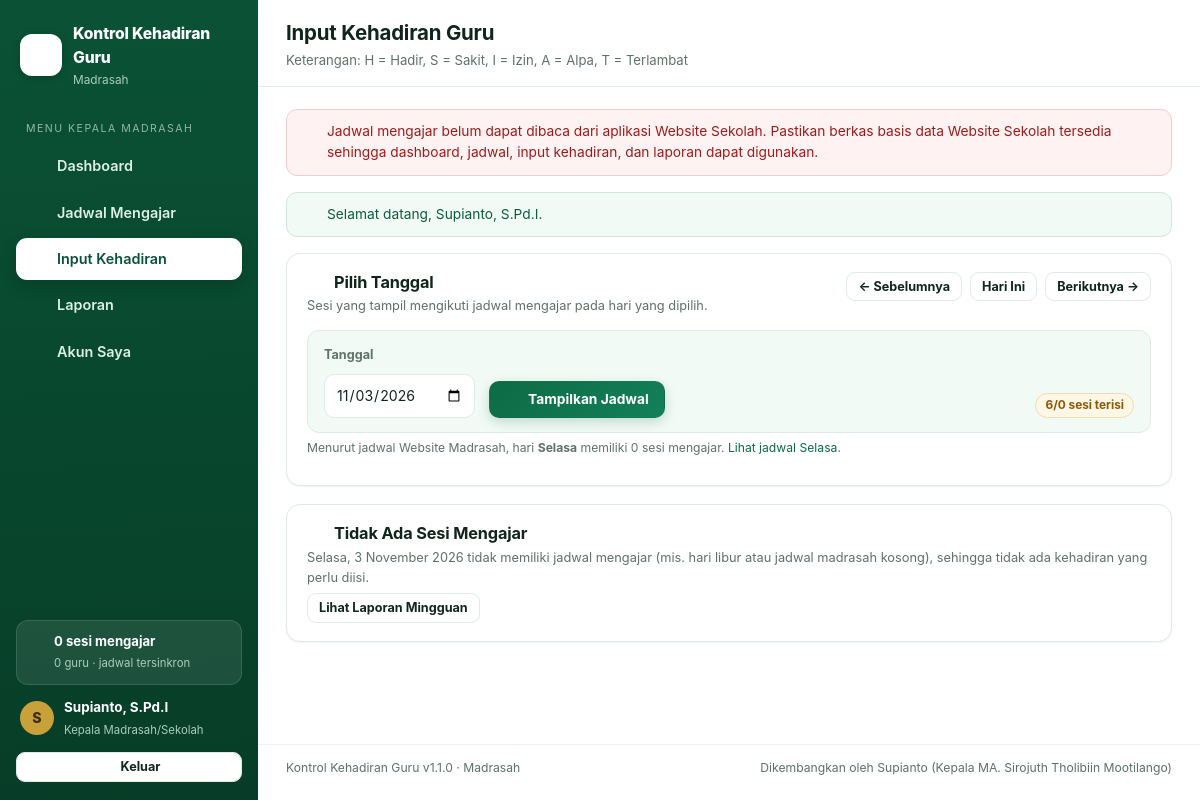
The page /kehadiran.php (signed in) on the database its author committed.
### tables this page shows
CREATE TABLE users (
            id INTEGER PRIMARY KEY AUTOINCREMENT,
            nama TEXT NOT NULL DEFAULT '',
            username TEXT NOT NULL UNIQUE,
            sandi TEXT NOT NULL,
            role TEXT NOT NULL DEFAULT 'kepala',
            aktif INTEGER NOT NULL DEFAULT 1,
            foto TEXT DEFAULT '',
            dibuat TEXT,
            diubah TEXT,
            login_terakhir TEXT
        );

### inc/helpers.php (called while the page is built, shortened)
<?php
function e($v): string
{
    return htmlspecialchars((string) $v, ENT_QUOTES | ENT_SUBSTITUTE, 'UTF-8');
}
function flash_take(): array
{
    $f = $_SESSION['flash'] ?? [];
    return is_array($f) ? $f : [];
}
function current_user(): ?array
{
    static $u = null;
    static $sudah = false;
    if ($sudah) {
        return $u;
    }
    $sudah = true;
    $id = (int) ($_SESSION['uid'] ?? 0);
    $row = one('SELECT * FROM users WHERE id = ? AND aktif = 1', [$id]);
    return $u = $row;
}
function role_label(?array $u = null): string
{
    $u = $u ?? current_user();
    return (string) ($u['role'] ?? 'kepala') === 'kepala' ? 'Kepala Madrasah/Sekolah' : 'Pengguna';
}
function require_login(): array
{
    $u = current_user();
    $u['nama'] = selaras_nama_kepala($u);
    return $u;
}
function selaras_nama_kepala(array $u): string
{
    $nama = trim((string) ($u['nama'] ?? ''));
    if ($nama !== 'Kepala Madrasah' || !function_exists('kepala_nama')) {
        return $nama;
    }
    $kepala = kepala_nama();
    return $kepala;
}
function nama_pengguna(?array $u = null): string
{
    $u = $u ?? current_user();
    return trim((string) ($u['nama'] ?? '')) !== '' ? (string) $u['nama'] : (string) ($u['username'] ?? 'Kepala Madrasah');
}

### inc/db.php (called while the page is built, shortened)
<?php
require_once __DIR__ . '/helpers.php';
function db(): PDO
{
    static $pdo = null;
    if ($pdo instanceof PDO) {
        return $pdo;
    }
    $pdo = new PDO('sqlite:' . DB_FILE, null, null, [
        PDO::ATTR_ERRMODE            => PDO::ERRMODE_EXCEPTION,
        PDO::ATTR_DEFAULT_FETCH_MODE => PDO::FETCH_ASSOC,
    ]);
    $pdo->exec('PRAGMA busy_timeout = 5000');
    $pdo->exec('PRAGMA journal_mode = WAL');
    $pdo->exec('PRAGMA synchronous = NORMAL');
    ensure_schema($pdo);
    $pdo->exec('PRAGMA foreign_keys = ON');
    return $pdo;
}
function q(string $sql, array $params = []): PDOStatement
{
    $st = db()->prepare($sql);
    $st->execute($params);
    return $st;
}
function all(string $sql, array $params = []): array
{
    return q($sql, $params)->fetchAll();
}
function one(string $sql, array $params = []): ?array
{
    $row = q($sql, $params)->fetch();
    return $row === false ? null : $row;
}
function db_has_column(PDO $pdo, string $table, string $column): bool
{
    foreach ($pdo->query('PRAGMA table_info(' . $table . ')') as $r) {
        if (strcasecmp((string) $r['name'], $column) === 0) {
            return true;
        }
    }
    return false;
}
function db_add_column(PDO $pdo, string $table, string $column, string $definition): void
{
    if (!db_has_column($pdo, $table, $column)) {
        $pdo->exec('ALTER TABLE ' . $table . ' ADD COLUMN ' . $column . ' ' . $definition);
    }
}
function skema_terkini(PDO $pdo): bool
{
    $penanda = @file_get_contents(dirname(DB_FILE) . '/.schema_ok');
    if (trim((string) $penanda) !== SCHEMA_VERSION) {
        return false;
    }
    return true;
}
function ensure_schema(PDO $pdo): void
{
    $pdo->exec('BEGIN IMMEDIATE');
    try {
        $pdo->exec("CREATE TABLE IF NOT EXISTS users (
            id INTEGER PRIMARY KEY AUTOINCREMENT,
            nama TEXT NOT NULL DEFAULT '',
            username TEXT NOT NULL UNIQUE,
            sandi TEXT NOT NULL,
            role TEXT NOT NULL DEFAULT 'kepala',
            aktif INTEGER NOT NULL DEFAULT 1,
            foto TEXT DEFAULT '',
            dibuat TEXT,
            diubah TEXT,
            login_terakhir TEXT
        )");
        $pdo->exec("CREATE TABLE IF NOT EXISTS kehadiran (
            id INTEGER PRIMARY KEY AUTOINCREMENT,
            tanggal TEXT NOT NULL,
            hari TEXT NOT NULL DEFAULT '',
            jadwal_id INTEGER NOT NULL,
            guru TEXT NOT NULL DEFAULT '',
            guru_key TEXT NOT NULL DEFAULT '',
            kelas TEXT NOT NULL DEFAULT '',
            mapel TEXT NOT NULL DEFAULT '',
            jam_ke INTEGER NOT NULL DEFAULT 0,
            waktu TEXT NOT NULL DEFAULT '',
            status TEXT NOT NULL DEFAULT 'H',
            catatan TEXT NOT NULL DEFAULT '',
            dicatat_oleh INTEGER,
            dicatat_pada TEXT,
            diubah TEXT,
            UNIQUE (tanggal, jadwal_id)
        )");
        $pdo->exec('CREATE INDEX IF NOT EXISTS idx_kehadiran_tanggal ON kehadiran (tanggal)');
        $pdo->exec('CREATE INDEX IF NOT EXISTS idx_kehadiran_guru ON kehadiran (guru_key, tanggal)');
        db_add_column($pdo, 'users', 'foto', "TEXT DEFAULT ''");
        db_add_column($pdo, 'users', 'login_terakhir', 'TEXT');
        db_add_column($pdo, 'kehadiran', 'guru_key', "TEXT NOT NULL DEFAULT ''");
        db_add_column($pdo, 'kehadiran', 'catatan', "TEXT NOT NULL DEFAULT ''");
        db_add_column($pdo, 'kehadiran', 'dicatat_oleh', 'INTEGER');
        $jumlah = (int) $pdo->query('SELECT COUNT(*) FROM users')->fetchColumn();
        $pdo->exec('COMMIT');
    } catch (Throwable $ex) {
        $pdo->exec('ROLLBACK');
        throw $ex;
    }
}

### inc/sekolah.php (called while the page is built, shortened)
<?php
function sekolah_db(): ?PDO
{
    static $pdo = null;
    static $dicoba = false;
    if ($dicoba) {
        return $pdo;
    }
    $dicoba = true;
    if (!is_file(SEKOLAH_DB) || !is_readable(SEKOLAH_DB)) {
        return $pdo = null;
    }
    return $pdo;
}
function sekolah_siap(): bool
{
    return sekolah_db() instanceof PDO;
}
function sk_one(string $sql, array $params = []): ?array
{
    $pdo = sekolah_db();
    if (!$pdo) {
        return null;
    }
}
function sk_all(string $sql, array $params = []): array
{
    $pdo = sekolah_db();
    if (!$pdo) {
        return [];
    }
}
function sekolah_row(): array
{
    static $row = null;
    if (is_array($row)) {
        return $row;
    }
    $r = sk_one('SELECT * FROM sekolah ORDER BY id LIMIT 1');
    return $row = is_array($r) ? $r : [];
}
function sekolah_nilai(string $kunci, string $default = ''): string
{
    $r = sekolah_row();
    $v = trim((string) ($r[$kunci] ?? ''));
    if ($v === '' || in_array($v, ['-', '–', '—', '.', '_'], true)) {
        return $default;
    }
    return $v;
}
function nama_madrasah(bool $denganCadangan = true): string
{
    return sekolah_nilai('nama', $denganCadangan ? 'Madrasah' : '');
}
function jenis_madrasah(): string
{
    return strtolower(sekolah_nilai('jenis', 'madrasah')) === 'umum' ? 'umum' : 'madrasah';
}
function is_madrasah(): bool
{
    return jenis_madrasah() === 'madrasah';
}
function sebutan_lembaga(): string
{
    return is_madrasah() ? 'Madrasah' : 'Sekolah';
}
function logo_madrasah(): string
{
    return sekolah_nilai('logo', '');
}
function jadwal_semua(): array
{
    static $rows = null;
    if (is_array($rows)) {
        return $rows;
    }
    $data = sk_all("SELECT id, hari, waktu, jam_ke, kelas, mapel, guru, urutan
                    FROM kurikulum_jadwal
                    WHERE TRIM(COALESCE(guru, '')) <> ''
                    ORDER BY urutan, jam_ke, id");
    usort($data, static function (array $a, array $b): int {
        return [$a['hari_ke'], $a['urutan'], $a['jam_ke'], $a['id']] <=> [$b['hari_ke'], $b['urutan'], $b['jam_ke'], $b['id']];
    });
    return $rows = $data;
}
function jadwal_per_guru(): array
{
    $out = [];
    ksort($out);
    uasort($out, static fn(array $a, array $b): int => strcasecmp($a['nama'], $b['nama']));
    return $out;
}

### inc/rekap.php (called while the page is built, shortened)
<?php
require_once __DIR__ . '/helpers.php';
require_once __DIR__ . '/db.php';
require_once __DIR__ . '/sekolah.php';
function kehadiran_tanggal(string $ymd): array
{
    $out = [];
    foreach (all('SELECT * FROM kehadiran WHERE tanggal = ?', [$ymd]) as $r) {
        $out[(int) $r['jadwal_id']] = $r;
    }
    return $out;
}

### inc/layout.php (the view, shortened to what this page needs)
<?php
function ikon(string $name, int $size = 18): string
{
    $p = [
        'dashboard' => '<rect x="3" y="3" width="7" height="9" rx="2"/><rect x="14" y="3" width="7" height="5" rx="2"/><rect x="14" y="12" width="7" height="9" rx="2"/><rect x="3" y="16" width="7" height="5" rx="2"/>',
        'calendar'  => '<rect x="3" y="5" width="18" height="16" rx="2"/><path d="M8 3v4M16 3v4M3 11h18"/>',
        'clipboard' => '<rect x="5" y="4" width="14" height="17" rx="2"/><path d="M9 4V2.8h6V4"/><path d="M9 11h6M9 15h4"/>',
        'report'    => '<path d="M4 4h11l5 5v11H4z"/><path d="M8 14h8M8 17h5M8 11h3"/>',
        'user'      => '<circle cx="12" cy="8" r="4"/><path d="M4 21c0-4 3.6-6.5 8-6.5S20 17 20 21"/>',
        'logout'    => '<path d="M10 4H6a2 2 0 0 0-2 2v12a2 2 0 0 0 2 2h4"/><path d="M15 8l4 4-4 4M19 12H9"/>',
        'print'     => '<path d="M7 9V4h10v5"/><rect x="3" y="9" width="18" height="7" rx="2"/><path d="M7 16h10v4H7z"/>',
        'check'     => '<path d="M4 12.5l5 5L20 6.5"/>',
        'alert'     => '<path d="M12 3.5l9 16H3z"/><path d="M12 9v5M12 17.2v.1"/>',
        'clock'     => '<circle cx="12" cy="12" r="9"/><path d="M12 7v5l3 2"/>',
        'list'      => '<path d="M8 6h13M8 12h13M8 18h13"/><circle cx="3.5" cy="6" r="1.3"/><circle cx="3.5" cy="12" r="1.3"/><circle cx="3.5" cy="18" r="1.3"/>',
        'save'      => '<path d="M5 3h11l3 3v15H5z"/><path d="M9 3v6h6V3"/><path d="M8 21v-6h8v6"/>',
        'menu'      => '<path d="M4 7h16M4 12h16M4 17h16"/>',
        'key'       => '<circle cx="8" cy="15" r="4"/><path d="M11 12l8-8M17 6l2 2M15 8l2 2"/>',
        'school'    => '<path d="M12 3l9 5-9 5-9-5z"/><path d="M6 10v5c0 2 2.7 3.5 6 3.5s6-1.5 6-3.5v-5"/><path d="M21 8v6"/>',
        'link'      => '<path d="M10 13a4 4 0 0 0 5.7 0l2.3-2.3a4 4 0 0 0-5.7-5.7L11 6.3"/><path d="M14 11a4 4 0 0 0-5.7 0L6 13.3a4 4 0 0 0 5.7 5.7l1.3-1.3"/>',
        'trend'     => '<path d="M3 17l6-6 4 4 8-8"/><path d="M15 7h6v6"/>',
        'lock'      => '<rect x="4" y="10" width="16" height="11" rx="2"/><path d="M8 10V7a4 4 0 0 1 8 0v3"/>',
        'filter'    => '<path d="M3 5h18l-7 8v6l-4-2v-4z"/>',
        'checklist' => '<rect x="4" y="4" width="16" height="16" rx="2"/><path d="M8 11l2.5 2.5L16 8"/><path d="M8 17h8"/>',
    ];
    $d = $p[$name] ?? $p['report'];
    return '<svg class="ic" width="' . $size . '" height="' . $size . '" viewBox="0 0 24 24" fill="none" stroke="currentColor" stroke-width="1.7" stroke-linecap="round" stroke-linejoin="round" aria-hidden="true">' . $d . '</svg>';
}
function menu_sidebar(): array
{
    return [
        ['index.php', 'Dashboard', 'dashboard'],
        ['jadwal.php', 'Jadwal Mengajar', 'calendar'],
        ['kehadiran.php', 'Input Kehadiran', 'clipboard'],
        ['laporan.php', 'Laporan', 'report'],
        ['akun.php', 'Akun Saya', 'user'],
    ];
}
function page_top(string $judul, string $sub = '', string $aksi = ''): void
{
    $u = current_user();
    $here = basename($_SERVER['SCRIPT_NAME'] ?? '');
    $flashes = flash_take();
    ?>
<!DOCTYPE html>
<html lang="id">
<head>
<link rel="stylesheet" href="assets/style.css?v=<?= e(APP_VERSION) ?>">
</head>
<body>
<button class="nav-toggle" id="navToggle" aria-label="Buka menu"><?= ikon('menu', 20) ?></button>
<aside class="sidebar" id="sidebar">
  <div class="brand">
    <?php if (logo_madrasah() !== ''): ?>
      <img class="brand-logo" src="<?= e(logo_madrasah()) ?>" alt="Logo">
    <?php else: ?>
      <span class="brand-logo brand-ikon"><?= ikon('school', 22) ?></span>
    <?php endif; ?>
    <div class="brand-teks">
      <div class="brand-name"><?= e(APP_NAME) ?></div>
      <div class="brand-sub"><?= e(nama_madrasah()) ?></div>
    </div>
  </div>
  <nav class="nav">
    <div class="nav-sec">Menu Kepala <?= e(sebutan_lembaga()) ?></div>
    <?php foreach (menu_sidebar() as [$alamat, $label, $ikon]): ?>
      <a class="nav-item <?= $here === $alamat ? 'on' : '' ?>" href="<?= e($alamat) ?>">
        <?= ikon($ikon) ?><span><?= e($label) ?></span>
      </a>
    <?php endforeach; ?>
  </nav>
  <div class="sidebar-info">
    <div class="sidebar-jadwal">
      <?= ikon('calendar', 16) ?>
      <div>
        <strong><?= count(jadwal_semua()) ?> sesi mengajar</strong>
        <small><?= count(jadwal_per_guru()) ?> guru &middot; jadwal tersinkron</small>
      </div>
    </div>
    <div class="who">
      <span class="avatar"><?= e(strtoupper(substr(nama_pengguna($u), 0, 1))) ?></span>
      <div class="who-txt">
        <strong><?= e(nama_pengguna($u)) ?></strong>
        <small><?= e(role_label($u)) ?></small>
      </div>
    </div>
    <a class="btn btn-ghost btn-sm full" href="logout.php"><?= ikon('logout', 16) ?> Keluar</a>
  </div>
</aside>
<main class="main">
  <header class="topbar">
    <div class="topbar-kiri">
      <h1><?= e($judul) ?></h1>
      <p class="topbar-sub"><?= $sub !== '' ? $sub : subjudul_app() ?></p>
    </div>
  </header>
  <div class="content">
  <?php if (!sekolah_siap()): ?>
    <div class="alert alert-err">
      <?= ikon('alert', 16) ?>
      <span>Jadwal mengajar belum dapat dibaca dari aplikasi Website Sekolah. Pastikan berkas basis data
      Website Sekolah tersedia sehingga dashboard, jadwal, input kehadiran, dan laporan dapat digunakan.</span>
    </div>
  <?php endif; ?>
  <?php foreach ($flashes as $f): ?>
    <div class="alert <?= $f['tipe'] === 'ok' ? 'alert-ok' : ($f['tipe'] === 'warn' ? 'alert-warn' : 'alert-err') ?>">
      <?= ikon($f['tipe'] === 'ok' ? 'check' : 'alert', 16) ?><span><?= e($f['pesan']) ?></span>
    </div>
  <?php endforeach; ?>
<?php
}
function page_bottom(): void
{
    ?>
  </div>
  <footer class="foot">
    <span><?= e(APP_NAME) ?> v<?= e(APP_VERSION) ?> &middot; <?= e(nama_madrasah()) ?></span>
    <span>Dikembangkan oleh <?= e(APP_AUTHOR) ?> (<?= e(APP_AUTHOR_JABATAN) ?>)</span>
  </footer>
</main>
</body>
</html>
<?php
}
    ?>

### rows shown on the page
users: nama "S", nama "Supianto, S.Pd.I", role "Kepala Madrasah/Sekolah"

### other values the page prints
APP_NAME "Kontrol Kehadiran Guru"
nama_madrasah() "Madrasah"
sebutan_lembaga() "MADRASAH"
$label "Dashboard"
$label "Jadwal Mengajar"
$label "Input Kehadiran"
$label "Laporan"
$label "Akun Saya"
count(jadwal_semua()) "0"
count(jadwal_per_guru()) "0"
$judul "Input Kehadiran Guru"
$sub "Keterangan: H = Hadir, S = Sakit, I = Izin, A = Alpa, T = Terlambat"
$f['pesan'] "Selamat datang, Supianto, S.Pd.I."
$progres['terisi'] "6"
$progres['seharusnya'] "0"
